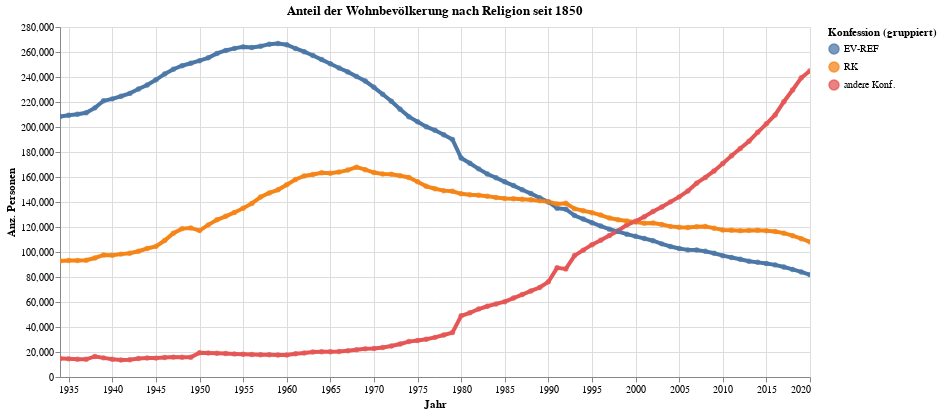

The notebook cell saved with this chart:
### Code cell
myTitle="Anteil der Wohnbevölkerung nach Religion seit 1850"

highlight = alt.selection(type='single', on='mouseover',
                          fields=['KonOGDKurz'], nearest=True)
#x='date:StichtagDatJahr',
base = alt.Chart(myAgg.reset_index().query('sum_AnzBestWir>0'), title=myTitle).encode(
    x=alt.X('Jahr', axis=alt.Axis(title='Jahr'))# , axis=alt.Axis(format='%', title='percentage')
    , y=alt.X('sum_AnzBestWir', axis=alt.Axis(title='Anz. Personen'))
    , color=alt.Color('KonOGDKurz', legend=alt.Legend(title="Konfession (gruppiert)", orient="right"))  
    ,tooltip=['Jahr_str', 'KonOGDKurz','sum_AnzBestWir']    
)
points = base.mark_circle().encode(
    opacity=alt.value(0.75)
).add_selection(
    highlight
).properties(
    width=750 , height=350
)
lines = base.mark_line().encode(
    size=alt.condition(~highlight, alt.value(0.5), alt.value(4))
).interactive()

lines + points

### Figure 1 — Vega-Lite specification as saved in the notebook (floating-point values rounded to 4 significant figures; data arrays with more than 128 entries replaced by an {"elided": "..."} marker saying what was removed)
{"config": {"view": {"continuousWidth": 400, "continuousHeight": 300}}, "layer": [{"mark": "line", "encoding": {"color": {"type": "nominal", "field": "KonOGDKurz", "legend": {"orient": "right", "title": "Konfession (gruppiert)"}}, "size": {"condition": {"value": 0.5, "selection": {"not": "selector005"}}, "value": 4}, "tooltip": [{"type": "nominal", "field": "Jahr_str"}, {"type": "nominal", "field": "KonOGDKurz"}, {"type": "quantitative", "field": "sum_AnzBestWir"}], "x": {"type": "temporal", "axis": {"title": "Jahr"}, "field": "Jahr"}, "y": {"type": "quantitative", "axis": {"title": "Anz. Personen"}, "field": "sum_AnzBestWir"}}, "selection": {"selector006": {"type": "interval", "bind": "scales", "encodings": ["x", "y"]}}, "title": "Anteil der Wohnbevölkerung nach Religion seit 1850"}, {"mark": "circle", "encoding": {"color": {"type": "nominal", "field": "KonOGDKurz", "legend": {"orient": "right", "title": "Konfession (gruppiert)"}}, "opacity": {"value": 0.75}, "tooltip": [{"type": "nominal", "field": "Jahr_str"}, {"type": "nominal", "field": "KonOGDKurz"}, {"type": "quantitative", "field": "sum_AnzBestWir"}], "x": {"type": "temporal", "axis": {"title": "Jahr"}, "field": "Jahr"}, "y": {"type": "quantitative", "axis": {"title": "Anz. Personen"}, "field": "sum_AnzBestWir"}}, "height": 350, "selection": {"selector005": {"type": "single", "on": "mouseover", "fields": ["KonOGDKurz"], "nearest": true}}, "title": "Anteil der Wohnbevölkerung nach Religion seit 1850", "width": 750}], "data": {"name": "data-bf38ed3afae6372918344e34c69765c2"}, "$schema": "https://vega.github.io/schema/vega-lite/v4.8.1.json", "datasets": {"data-bf38ed3afae6372918344e34c69765c2": {"elided": "261 records"}}}
